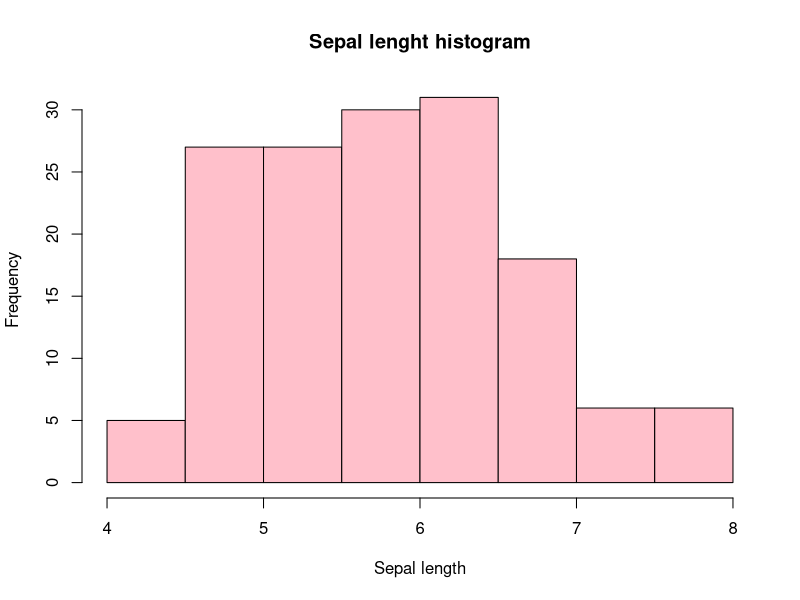
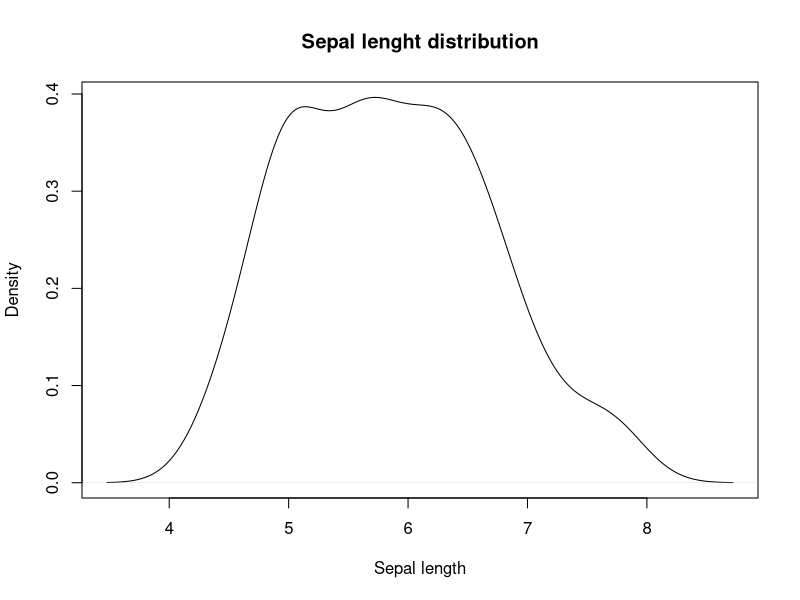
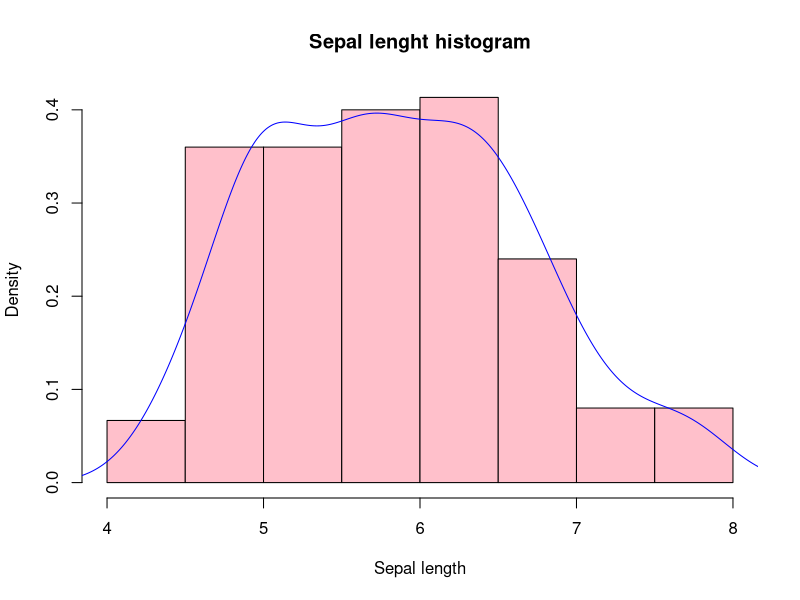
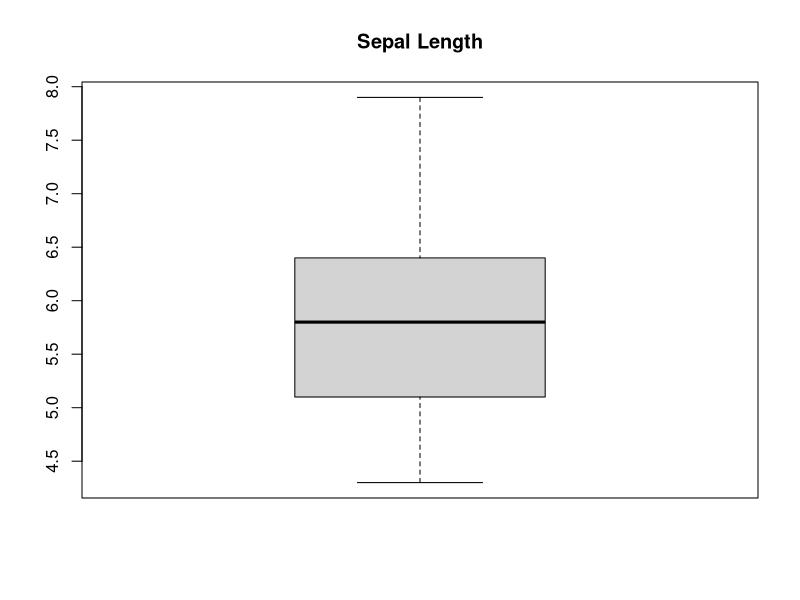
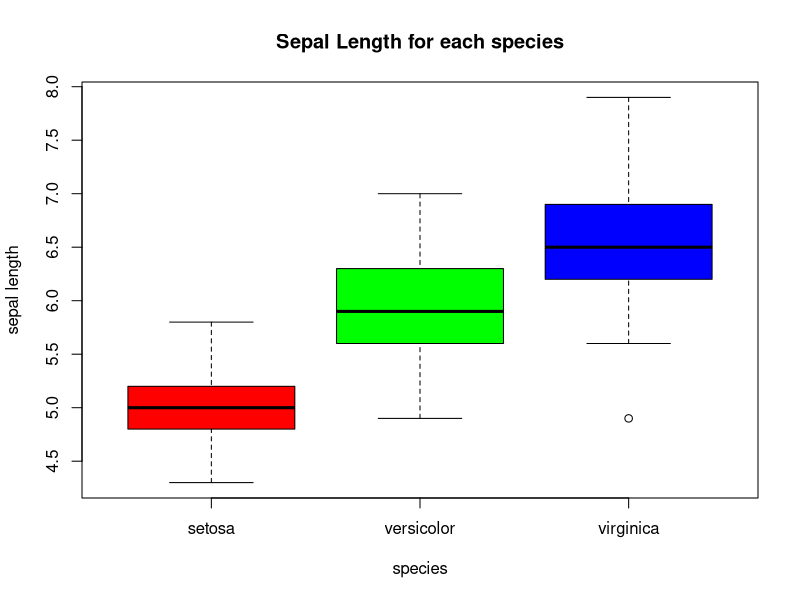
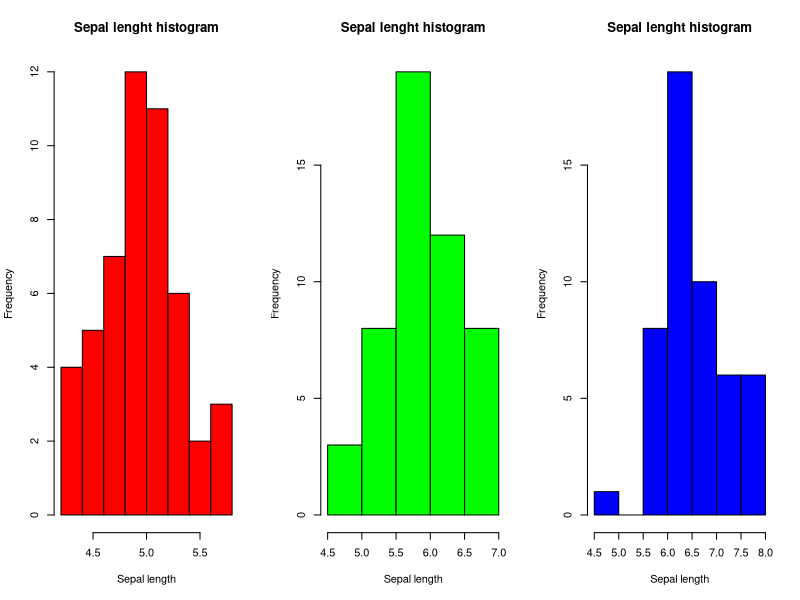
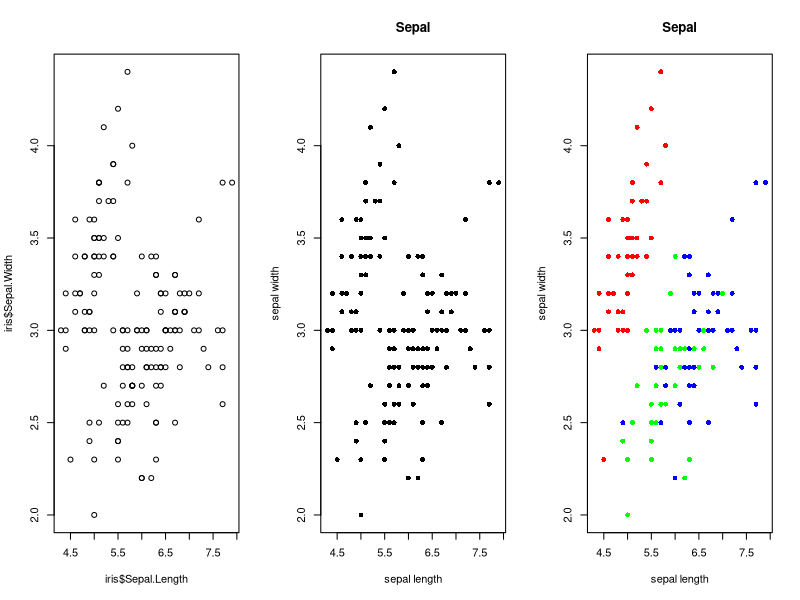
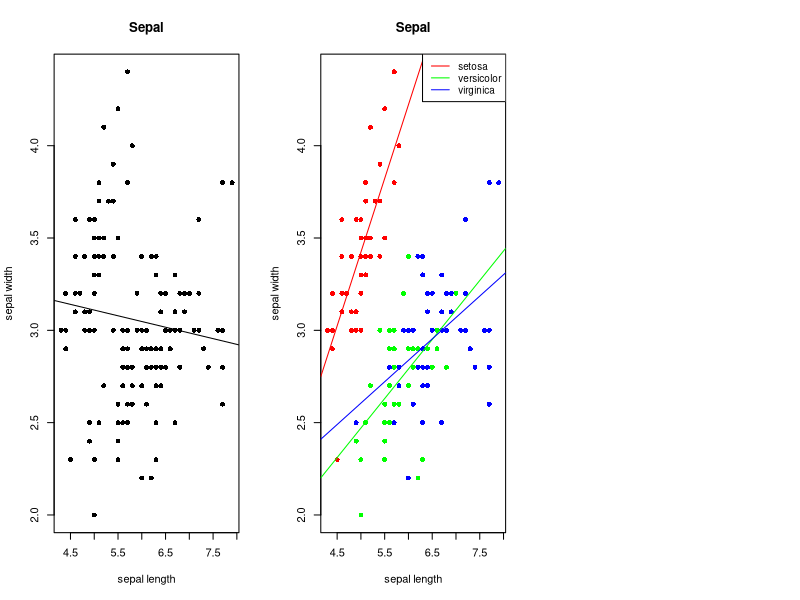

These figures' R source, in order:
## ---- chunk 1
knitr::opts_chunk$set(echo = TRUE)
## ---- chunk 2
data(iris)
str(iris)
## ---- chunk 3
hist(iris$Sepal.Length, xlab = "Sepal length", main="Sepal lenght histogram", col="pink")
## ---- chunk 4
plot(density(iris$Sepal.Length), xlab = "Sepal length", main="Sepal lenght distribution")
## ---- chunk 5
hist(iris$Sepal.Length, xlab = "Sepal length", main="Sepal lenght histogram", col="pink", probability = TRUE)
lines(density(iris$Sepal.Length), col="blue")
## ---- chunk 6
boxplot(iris$Sepal.Length, main="Sepal Length")
## ---- chunk 7
summary(iris$Sepal.Length)
## ---- chunk 8
levels(iris$Species)
## ---- chunk 9
boxplot(iris$Sepal.Length ~ iris$Species, main="Sepal Length for each species", xlab="species", ylab="sepal length", col=c("red", "green", "blue"))
## ---- chunk 10
library(dplyr)
iris.setosa <- iris %>% filter(Species=="setosa")
iris.versicolor <- iris %>% filter(Species=="versicolor")
iris.virginica <- iris %>% filter(Species=="virginica")
## ---- chunk 11
par(mfrow=c(1,3))
hist(iris.setosa$Sepal.Length, xlab = "Sepal length", main="Sepal lenght histogram", col="red")
hist(iris.versicolor$Sepal.Length, xlab = "Sepal length", main="Sepal lenght histogram", col="green")
hist(iris.virginica$Sepal.Length, xlab = "Sepal length", main="Sepal lenght histogram", col="blue")
## ---- chunk 12
plot(iris$Sepal.Length, iris$Sepal.Width)
## ---- chunk 13
with(iris, plot(Sepal.Length, Sepal.Width, main="Sepal", xlab="sepal length", ylab="sepal width", pch=16))
## ---- chunk 14
iris$Species
## ---- chunk 15
iris.colors <- c(rep("red", 50), rep("green", 50), rep("blue", 50))
iris.colors
## ---- chunk 16
with(iris, plot(Sepal.Length, Sepal.Width, main="Sepal", xlab="sepal length", ylab="sepal width", pch=16, col=iris.colors))
## ---- chunk 17
with(iris, plot(Sepal.Length, Sepal.Width, main="Sepal", xlab="sepal length", ylab="sepal width", pch=16))
abline(lm(Sepal.Width ~  Sepal.Length, iris))
## ---- chunk 18
with(iris, plot(Sepal.Length, Sepal.Width, main="Sepal", xlab="sepal length", ylab="sepal width", pch=16, col=iris.colors))
abline(lm(Sepal.Width ~  Sepal.Length, iris.setosa), col="red")
abline(lm(Sepal.Width ~  Sepal.Length, iris.versicolor), col="green")
abline(lm(Sepal.Width ~  Sepal.Length, iris.virginica), col="blue")
legend("topright", legend=c("setosa", "versicolor", "virginica"), lty=c(1,1,1), col=c("red", "green", "blue"), cex=0.9)
## ---- chunk 19
par(mfrow=c(1,3))
with(iris.setosa, plot(Sepal.Length, Sepal.Width, main="Sepal", xlab="sepal length", ylab="sepal width", pch=16, col="red", xlim=c(4,8), ylim=c(1.8, 4.5)))
abline(lm(Sepal.Width ~  Sepal.Length, iris.setosa), col="red")

with(iris.versicolor, plot(Sepal.Length, Sepal.Width, main="Sepal", xlab="sepal length", ylab="sepal width", pch=16, col="green", xlim=c(4,8), ylim=c(1.8, 4.5)))
abline(lm(Sepal.Width ~  Sepal.Length, iris.versicolor), col="green")

with(iris.virginica, plot(Sepal.Length, Sepal.Width, main="Sepal", xlab="sepal length", ylab="sepal width", pch=16, col="blue", xlim=c(4,8), ylim=c(1.8, 4.5)))
abline(lm(Sepal.Width ~  Sepal.Length, iris.virginica), col="blue")
## ---- chunk 20
plot(iris[, 1:4], pch=16, col=iris.colors)
